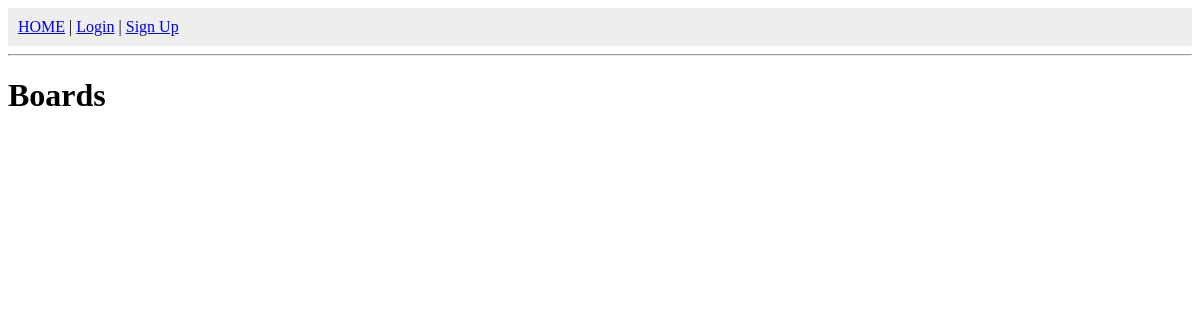
/, run on an earlier commit of the app's database.
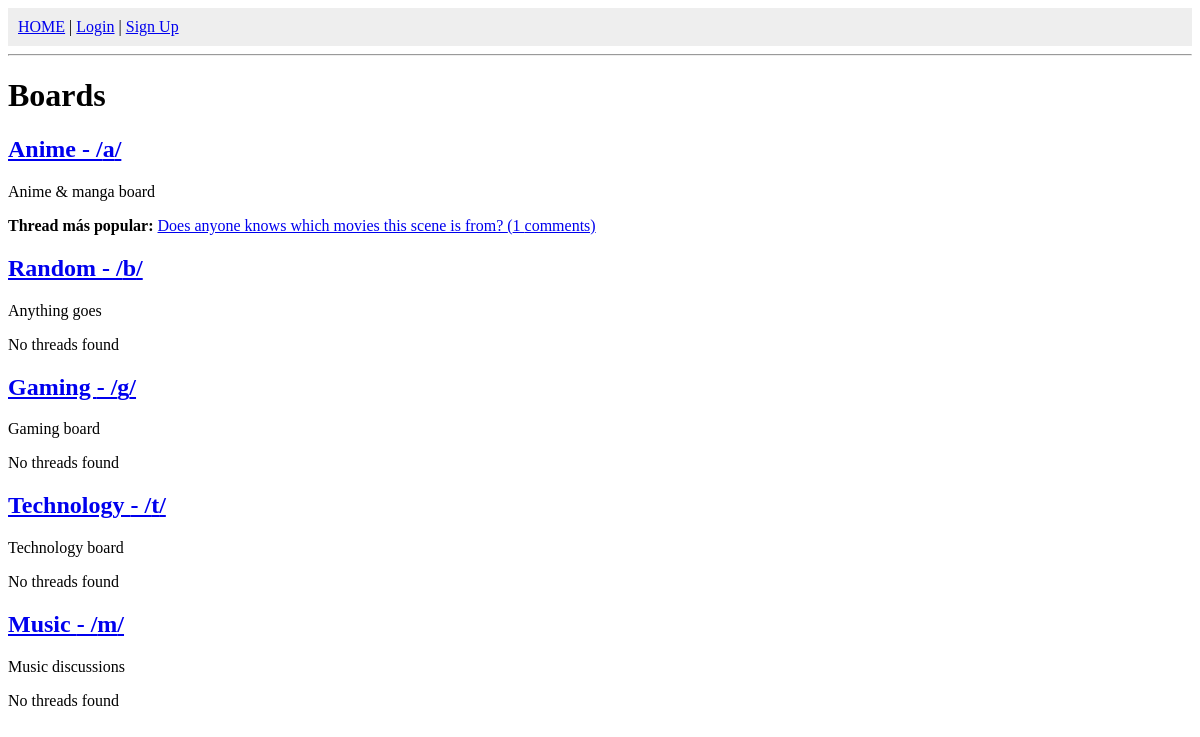
And on a later commit of the database.
### forum/models.py (models this page shows, shortened)
class Board(models.Model):
    id = models.AutoField(primary_key=True)
    name = models.CharField(max_length=100, unique=True)
    short_name = models.CharField(max_length=10, unique=True)
    description = models.TextField()

class Thread(models.Model):
    id = models.AutoField(primary_key=True)
    board = models.ForeignKey(Board, on_delete=models.CASCADE, related_name="threads")
    user = models.ForeignKey(User, on_delete=models.CASCADE, related_name="threads")
    title = models.CharField(max_length=225)
    description = models.TextField()
    created_at = models.DateTimeField(auto_now_add=True)
    updated_at = models.DateTimeField(auto_now=True)
    activity = models.PositiveIntegerField(default=0)
    class Meta:
        ordering = ['-created_at'] # Default: newest first

### forum/views.py (the view)
# urls.py: 2. Add a URL to urlpatterns:  path('', views.home, name='home')
def home(request):
    boards = Board.objects.all()
    data = []
    for board in boards:
        popular = Thread.objects.filter(board=board).order_by('-activity').first()
        data.append({
            "board": board,
            "popular": popular,
        })
    return render(request, 'forum/home.html', {"data": data})

### forum/templates/forum/home.html
{% extends 'forum/base.html' %}
{% block content %}
<h1>Boards</h1>
{% for item in data %}
    <h2><a href="{% url 'board_detail' item.board.short_name %}">{{ item.board.name }} - /{{ item.board.short_name }}/</a></h2>
    <p>{{ item.board.description }}</p>
    {% if item.popular %}
        <p><strong>Thread más popular:</strong>
            <a href="{% url 'thread_detail' item.popular.id %}">
                {{ item.popular.title }} ({{ item.popular.activity }} comments)
            </a>
        </p>
    {% else %}
        <p>No threads found</p>
    {% endif %}
{% endfor %}
{% endblock %}

### forum/templates/forum/base.html (shortened to what this page needs)
<!DOCTYPE html>
<html lang="en">
<head>
</head>
<body>
    <nav style="background:#eee;padding:10px;">
        <a href="{% url 'home' %}">HOME</a>
        |
        {% if user.is_authenticated %}
            <span>Welcome, {{ user.username }}!</span>
            |
            <a href="{% url 'logout' %}">Logout</a>
        {% else %}
            <a href="{% url 'login' %}">Login</a>
            |
            <a href="{% url 'register' %}">Sign Up</a>
        {% endif %}
    </nav>
    <hr>
    {% block content %}
    {% endblock %}
</body>
</html>

What changed in the data, as far as the page shows it:
added Board: board.name "Anime", board.short_name "a", board.description "Anime & manga board", popular "Does anyone knows which movies this scene is from?", popular.activity "1"
added Board: board.name "Random", board.short_name "b", board.description "Anything goes", shows "No threads found"
added Board: board.name "Gaming", board.short_name "g", board.description "Gaming board", shows "No threads found"
added Board: board.name "Technology", board.short_name "t", board.description "Technology board", shows "No threads found"
added Board: board.name "Music", board.short_name "m", board.description "Music discussions", shows "No threads found"
